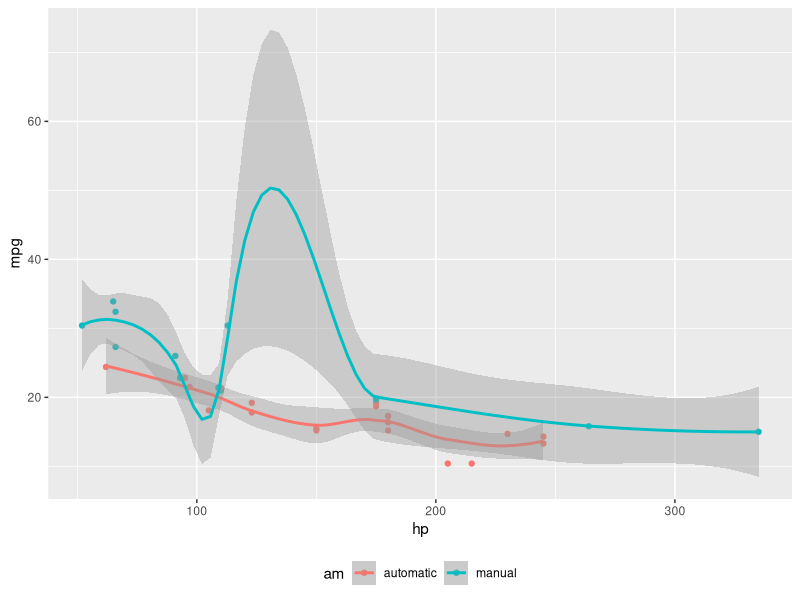

Recreate this plot in R.
## ---- chunk 1
#| echo: fenced
#| column: page

knitr::kable(
  mtcars[1:6, 1:10]
)
## ---- chunk 2
#| echo: fenced
#| label: fig-mtcars
#| fig-cap: "MPG vs horsepower, colored by transmission."
#| column: margin

library(ggplot2)
mtcars2 <- mtcars
mtcars2$am <- factor(
  mtcars$am, labels = c('automatic', 'manual')
)
ggplot(mtcars2, aes(hp, mpg, color = am)) +
  geom_point() +
  geom_smooth(formula = y ~ x, method = "loess") +
  theme(legend.position = 'bottom')
## ---- chunk 3
#| echo: fenced
#| column: margin

knitr::kable(
  mtcars[1:6, 1:3]
)
## ---- chunk 4
#| label: demo-code-annotation
#| message: false
#| output: false
library(tidyverse)
library(palmerpenguins)
penguins |>                                      # <1>
  mutate(                                        # <2>
    bill_ratio = bill_depth_mm / bill_length_mm, # <2>
    bill_area  = bill_depth_mm * bill_length_mm  # <2>
  )                                              # <2>
